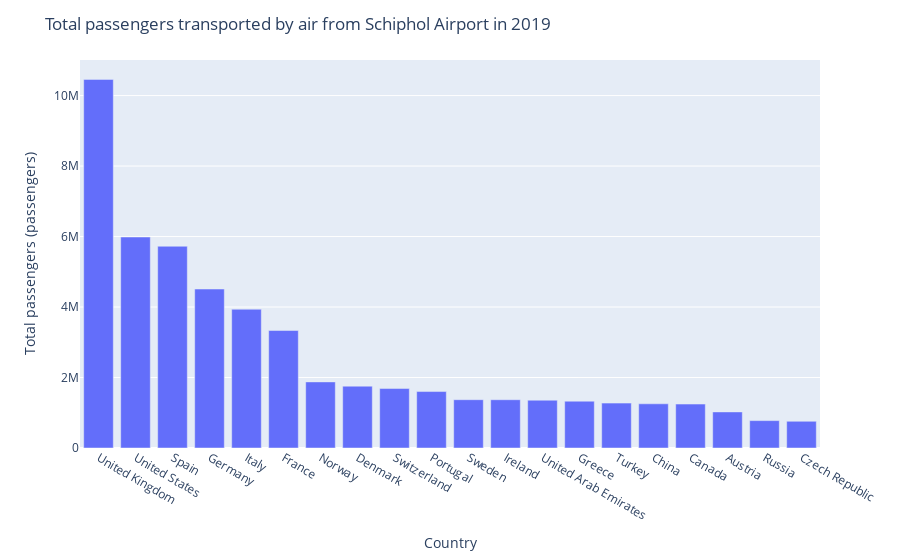

The notebook cell saved with this chart:
### Code cell
passenger_labels = {
    'OBS_VALUE':'Total passengers (passengers)',
    'country_2_name': 'Country'
}

fig = px.bar(map_data_passengers.sort_values('OBS_VALUE',ascending= False).head(20),\
    x= 'country_2_name', y = 'OBS_VALUE',labels=passenger_labels)

fig.update_layout(
    title_text = 'Total passengers transported by air from Schiphol Airport in 2019',
    
)
fig.show()

### Figure 1 — Plotly figure (JSON) as saved in the notebook; plotly's stock layout.template omitted (floating-point values rounded to 4 significant figures)
{"data": [{"alignmentgroup": "True", "hovertemplate": "Country=%{x}<br>Total passengers (passengers)=%{y}<extra></extra>", "legendgroup": "", "marker": {"color": "#636efa", "pattern": {"shape": ""}}, "name": "", "offsetgroup": "", "orientation": "v", "showlegend": false, "textposition": "auto", "type": "bar", "x": ["United Kingdom", "United States", "Spain", "Germany", "Italy", "France", "Norway", "Denmark", "Switzerland", "Portugal", "Sweden", "Ireland", "United Arab Emirates", "Greece", "Turkey", "China", "Canada", "Austria", "Russia", "Czech Republic"], "xaxis": "x", "y": [10459369, 5987041, 5725209, 4510807, 3937034, 3333718, 1875744, 1754680, 1686641, 1601628, 1370430, 1369762, 1356388, 1328678, 1273731, 1254198, 1246649, 1024203, 777267, 758629], "yaxis": "y"}], "layout": {"barmode": "relative", "legend": {"tracegroupgap": 0}, "margin": {"t": 60}, "title": {"text": "Total passengers transported by air from Schiphol Airport in 2019"}, "xaxis": {"anchor": "y", "domain": [0, 1], "title": {"text": "Country"}}, "yaxis": {"anchor": "x", "domain": [0, 1], "title": {"text": "Total passengers (passengers)"}}}}
